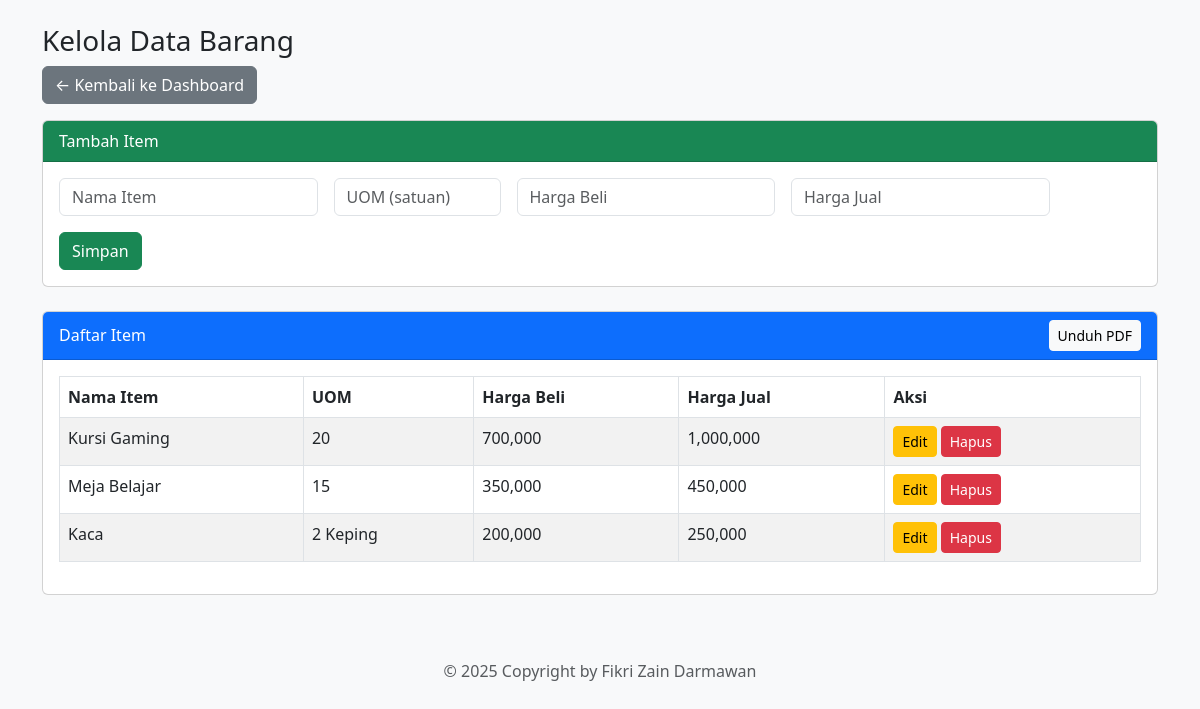
/petugas/pages/item.php (signed in), run on the app's committed database.
### tables this page shows
CREATE TABLE `item` (
  `id_item` int(11) NOT NULL,
  `nama_item` varchar(100) DEFAULT NULL,
  `uom` varchar(20) DEFAULT NULL,
  `harga_beli` decimal(10,2) DEFAULT NULL,
  `harga_jual` decimal(10,2) DEFAULT NULL
);

### petugas/pages/item.php (the view, shortened to what this page needs)
<?php
include '../../config/config.php';
?>
<!DOCTYPE html>
<html>
<head>
    <link href="https://cdn.jsdelivr.net/npm/bootstrap@5.3.0/dist/css/bootstrap.min.css" rel="stylesheet">
</head>
<body class="bg-light">
<div class="container mt-4">
    <h3>Kelola Data Barang</h3>
    <a href="../dashboard.php" class="btn btn-secondary mb-3">← Kembali ke Dashboard</a>
    <div class="card mb-4">
        <div class="card-header bg-success text-white">Tambah Item</div>
        <div class="card-body">
            <form method="POST">
                <div class="row g-3">
                    <div class="col-md-3">
                        <input type="text" name="nama_item" class="form-control" placeholder="Nama Item" required>
                    </div>
                    <div class="col-md-2">
                        <input type="text" name="uom" class="form-control" placeholder="UOM (satuan)" required>
                    </div>
                    <div class="col-md-3">
                        <input type="number" name="harga_beli" class="form-control" placeholder="Harga Beli" required>
                    </div>
                    <div class="col-md-3">
                        <input type="number" name="harga_jual" class="form-control" placeholder="Harga Jual" required>
                    </div>
                </div>
                <button type="submit" name="tambah" class="btn btn-success mt-3">Simpan</button>
            </form>
        </div>
    </div>
    <div class="card">
    <div class="card-header bg-primary text-white d-flex justify-content-between align-items-center">
    <span>Daftar Item</span>
    <a href="export_item.php" class="btn btn-light btn-sm" target="_blank">Unduh PDF</a>
</div>
        <div class="card-body">
            <table class="table table-bordered table-striped">
                <thead>
                    <tr>
                        <th>Nama Item</th>
                        <th>UOM</th>
                        <th>Harga Beli</th>
                        <th>Harga Jual</th>
                        <th>Aksi</th>
                    </tr>
                </thead>
                <tbody>
                    <?php
                    $items = $conn->query("SELECT * FROM item ORDER BY id_item DESC");
                    while ($i = $items->fetch_assoc()):
                    ?>
                    <tr>
                        <td><?= htmlspecialchars($i['nama_item']) ?></td>
                        <td><?= htmlspecialchars($i['uom']) ?></td>
                        <td><?= number_format($i['harga_beli']) ?></td>
                        <td><?= number_format($i['harga_jual']) ?></td>
                        <td>
                            <button class="btn btn-warning btn-sm" data-bs-toggle="modal" data-bs-target="#editModal<?= $i['id_item'] ?>">Edit</button>
                            <a href="?hapus=<?= $i['id_item'] ?>" class="btn btn-danger btn-sm" onclick="return confirm('Hapus item ini?')">Hapus</a>
                        </td>
                    </tr>
                    <?php endwhile; ?>
                </tbody>
            </table>
        </div>
    </div>
</div>
<footer class="text-center text-muted py-3 mt-5">
    &copy; 2025 Copyright by Fikri Zain Darmawan
</footer>
</body>
</html>

### data on the page
item: nama_item "Kursi Gaming", uom "20", harga_beli "700,000", harga_jual "1,000,000"
item: nama_item "Meja Belajar", uom "15", harga_beli "350,000", harga_jual "450,000"
item: nama_item "Kaca", uom "2 Keping", harga_beli "200,000", harga_jual "250,000"
